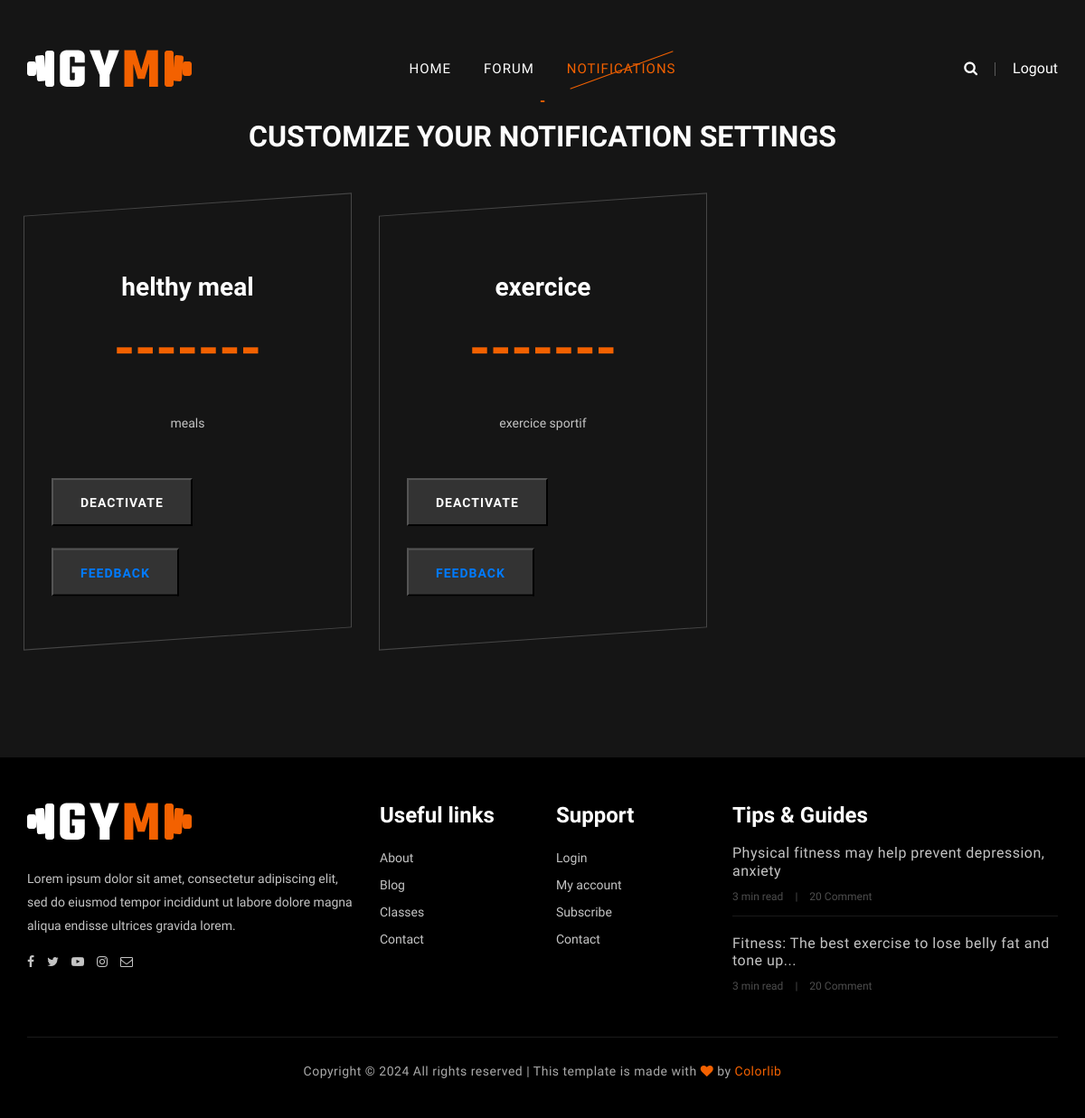
The page /notifications/user-notifications/ (signed in) on the database its author committed.
### Notification/models.py (models this page shows, shortened)
class UserNotification(models.Model):
    user = models.ForeignKey(User, on_delete=models.CASCADE)
    notification = models.ForeignKey(Notification, on_delete=models.CASCADE)
    is_active = models.BooleanField(default=True)
    class Meta:
        unique_together = ('user', 'notification')

class Notification(models.Model):
    title = models.CharField(max_length=255)
    message = models.TextField()

### Notification/views.py (the view)
# urls.py: path('user-notifications/', views.user_notifications, name='user_notifications'),
def user_notifications(request):
    user_notifications = UserNotification.objects.filter(user=request.user)
    return render(request, 'user_notifications.html', {'user_notifications': user_notifications})

### Templates/user_notifications.html (shortened to what this page needs)
{% include "header.html" %}
<section class="pricing-section spad">
    <div class="container">
        <div class="row">
            <div class="col-lg-12">
                <div class="section-title">
                    <span>-</span>
                    <h2>Customize your notification settings</h2>
                </div>
            </div>
        </div>
        <div class="row justify-content-center">
            <div class="row">
    {% for user_notification in user_notifications %}
    <div class="col-lg-4 col-md-8">
        <div class="ps-item">
            <h3>             {{ user_notification.notification.title }}</h3>
            <div class="pi-price">
                <h2>-------</h2>
            </div>
            <ul>
                <li>{{ user_notification.notification.message }}</li>
            </ul>
            <form method="POST" action="{% url 'toggle_notification' user_notification.notification.id %}" style="display:inline;">
                <button type="submit" class="primary-btn pricing-btn">
                    {% if user_notification.is_active %}
                        Deactivate
                    {% else %}
                        Activate
                    {% endif %}
                </button>
                <br>
                <button  class="primary-btn pricing-btn">
                    <a href="{% url 'feedbacklist' user_notification.notification.id %}">FeedBack</a>
                </button>
            </form>
        </div>
    </div>
    {% endfor %}
</div>
        </div>
    </div>
</section>
{% include "footer.html" %}

### static/css/barfiller.css (style rules this page uses)
body { font-family: Arial; }

### static/css/style.css (style rules this page uses)
html, body { height: 100%; font-family: "Muli", sans-serif; -webkit-font-smoothing: antialiased; font-smoothing: antialiased; }
h1, h2, h3, h4, h5, h6 { margin: 0; color: #111111; font-weight: 400; font-family: "Oswald", sans-serif; }
h2 { font-size: 36px; }
h3 { font-size: 30px; }
ul, ol { padding: 0; margin: 0; }
.section-title { margin-bottom: 45px; text-align: center; }
.section-title span { font-size: 16px; color: #f36100; text-transform: uppercase; font-weight: 700; }
.section-title h2 { color: #ffffff; font-size: 32px; font-weight: 600; text-transform: uppercase; margin-top: 8px; }
.spad { padding-top: 100px; padding-bottom: 100px; }
.primary-btn { display: inline-block; font-size: 14px; padding: 17px 30px 16px; color: #ffffff; background: #f36100; line-height: normal; letter-spacing: 1px; text-transform: uppercase; font-weight: 700; }
.pricing-section { background: #151515; }
.pricing-section .section-title { margin-bottom: 56px; }
.ps-item { text-align: center; padding: 40px 30px 52px; border: 1px solid #464646; -webkit-transform: skewY(-4deg); -ms-transform: skewY(-4deg); transform: skewY(-4deg); -webkit-transition: all 0.5s; -o-transition: all 0.5s; transition: all 0.5s; margin-bottom: 30px; position: relative; }
.ps-item h3 { font-size: 28px; color: #ffffff; font-weight: 600; margin-bottom: 16px; -webkit-transform: skewY(4deg); -ms-transform: skewY(4deg); transform: skewY(4deg); }
.ps-item .pi-price { margin-bottom: 30px; -webkit-transform: skewY(4deg); -ms-transform: skewY(4deg); transform: skewY(4deg); }
.ps-item .pi-price h2 { font-size: 60px; color: #f36100; font-weight: 600; }
.ps-item ul { margin-bottom: 40px; -webkit-transform: skewY(4deg); -ms-transform: skewY(4deg); transform: skewY(4deg); }
.ps-item ul li { font-size: 14px; color: #c4c4c4; line-height: 32px; list-style: none; }
.ps-item .primary-btn.pricing-btn { display: block; background: #333333; -webkit-transform: skewY(4deg); -ms-transform: skewY(4deg); transform: skewY(4deg); }
@media only screen and (min-width: 1200px) { .container { max-width: 1170px; } }

### rows shown on the page
UserNotification: notification "helthy meal", notification.message "meals", is_active "DEACTIVATE"
UserNotification: notification "exercice", notification.message "exercice sportif", is_active "DEACTIVATE"
